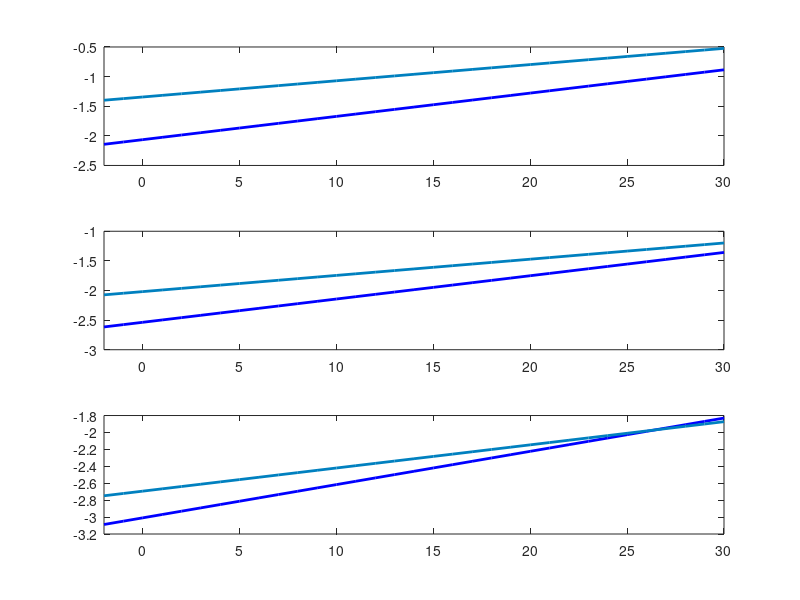

Recreate this plot in MATLAB.
% Test for Jonathan's O2 model
% What temp does orig total metab = 60% Cmax?

clear 
close all

prey=0:0.005:0.3;
temp=15;

%!Individual Mass (g)
M_s = 10^((log10(0.001)+log10(0.5))/2);
M_m = 10^((log10(0.5)+log10(250))/2);
M_l = 10^((log10(250)+log10(125000))/2);

%! Body lengths (mm)
% Convert from mm to cm and use their const coeff = 0.01g/cm3
L_s = 10.0 * (M_s/0.01)^(1/3); % small
L_m = 10.0 * (M_m/0.01)^(1/3); % medium
L_l = 10.0 * (M_l/0.01)^(1/3); % large

m=[M_s; M_m; M_l];

%Me
Ccmax = (exp(0.063*(temp-10.0)) .* 20 .* m.^(-0.25)) ./365.0;

Cmet = 0.2 * (exp(0.08555*(temp-10.0)) .* 20 .* m.^(-0.175)) ./365.0;

% TEMP-DEP
mass=[M_s; M_m; M_l];
temp = -2:30;
temp2 = temp+273;

for s=1:3
    m = mass(s);
    
   
    
    Ccmax = (exp(0.063*(temp-10.0)) .* 20 .* m.^(-0.25)) ./365.0;
    
    
    Cmet = 0.2 * (exp(0.0905*(temp-10.0)) .* 20 .* m.^(-0.175)) ./365.0;
    
    
    f5=figure(5);
     
    subplot(3,1,s)
    plot(temp,log10(Cmet),'-b','MarkerSize',15,'LineWidth',2); hold on;
     plot(temp,log10(0.6*Ccmax),'-','color',[0 0.5 0.75],'MarkerSize',15,'LineWidth',2); hold on;
    xlim([-2 30])
    if (s==1)
%         legend('K&H','Hart','J&C','mizer','me')
%         legend('location','northwest')
        
    end
    
    
    
end
